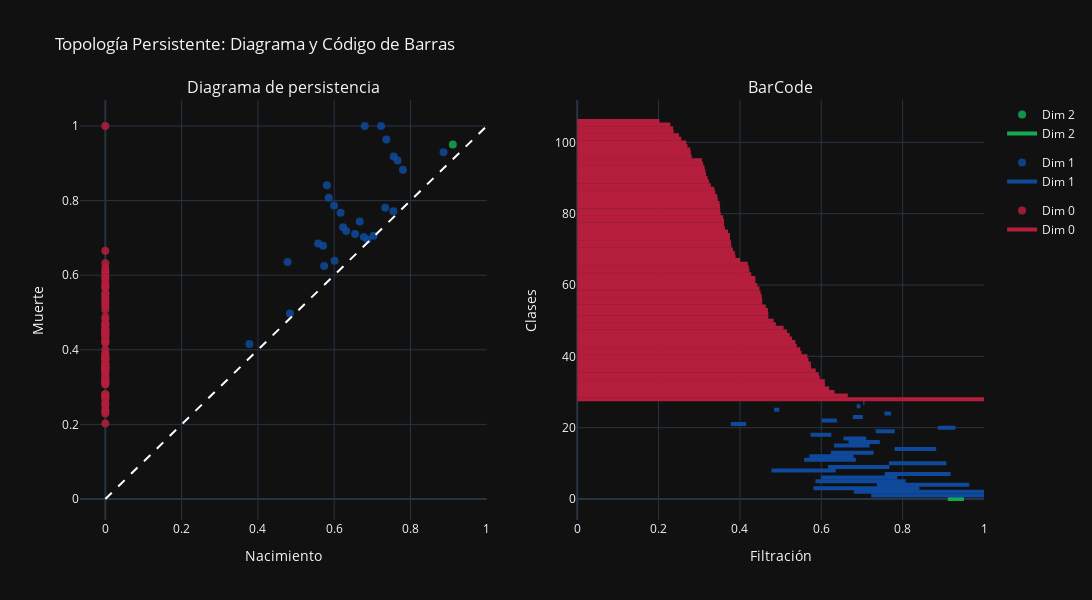

Notebook cell for this chart:
### Code cell
import gudhi as gd
import plotly.graph_objects as go
from plotly.subplots import make_subplots

def persistence_plots_plotly(distance_matrix):
    # Crear complejo de Rips
    max_edge_length=1
    rips_complex = gd.RipsComplex(distance_matrix=distance_matrix, max_edge_length=max_edge_length)
    simplex_tree = rips_complex.create_simplex_tree(max_dimension=3)
    simplex_tree.compute_persistence()
    diag = simplex_tree.persistence()

    # Extraer datos por dimensión
    dims = {}
    for dim, (birth, death) in diag:
        if death == float('inf'):
            death =max_edge_length
        if dim not in dims:
            dims[dim] = []
        dims[dim].append((birth, death))

    # Colores estilo requerido
    color_map = {
        0: "#b41e3c",
        1: "#0f499b",
        2: "#15a852"
    }

    # Crear subplots
    fig = make_subplots(
        rows=1, cols=2,
        subplot_titles=("Diagrama de persistencia", "BarCode"),
        shared_yaxes=False
    )

    # Diagrama de persistencia (subplot 1)
    for dim, pairs in dims.items():
        births, deaths = zip(*pairs)
        fig.add_trace(
            go.Scatter(
                x=births,
                y=deaths,
                mode='markers',
                name=f"Dim {dim}",
                marker=dict(size=8, opacity=0.85, color=color_map.get(dim, 'gray')),
                legendgroup=f"dim{dim}"
            ),
            row=1, col=1
        )
    # Línea y = x
    fig.add_trace(
        go.Scatter(
            x=[0, max_edge_length],
            y=[0, max_edge_length],
            mode='lines',
            line=dict(dash='dash', color='white'),
            showlegend=False
        ),
        row=1, col=1
    )

    # Código de barras (subplot 2)
    y_offset = 0
    y_labels = []
    for dim, pairs in dims.items():
        color = color_map.get(dim, 'gray')
        for i, (birth, death) in enumerate(pairs):
            y_pos = y_offset + i
            label = f"Dim {dim} - {i}"
            y_labels.append(label)
            fig.add_trace(
                go.Scatter(
                    x=[birth, death],
                    y=[y_pos, y_pos],
                    mode="lines",
                    line=dict(width=4, color=color),
                    name=f"Dim {dim}",
                    legendgroup=f"dim{dim}",
                    showlegend=(i == 0)
                ),
                row=1, col=2
            )
        y_offset += len(pairs)

    # Ejes
    fig.update_xaxes(title_text="Nacimiento", row=1, col=1)
    fig.update_yaxes(title_text="Muerte", row=1, col=1)
    fig.update_xaxes(title_text="Filtración", row=1, col=2)
    fig.update_yaxes(
        title_text="Clases",
        tickmode='array',
        row=1, col=2
    )

    # Layout general
    fig.update_layout(
        title_text="Topología Persistente: Diagrama y Código de Barras",
        width=1100,
        height=600,
        showlegend=True,
        template="plotly_dark"
    )

    return fig

# Mostrar figura
fig = persistence_plots_plotly(df_dist.values)
fig.show()

### Figure 1 — Plotly figure (JSON) as saved in the notebook; plotly's stock layout.template omitted (floating-point values rounded to 4 significant figures)
{"data": [{"legendgroup": "dim2", "marker": {"color": "#15a852", "opacity": 0.85, "size": 8}, "mode": "markers", "name": "Dim 2", "type": "scatter", "x": [0.911], "xaxis": "x", "y": [0.9507], "yaxis": "y"}, {"legendgroup": "dim1", "marker": {"color": "#0f499b", "opacity": 0.85, "size": 8}, "mode": "markers", "name": "Dim 1", "type": "scatter", "x": [0.7228, 0.6801, 0.5808, 0.7366, 0.5856, 0.5997, 0.756, 0.4776, 0.6167, 0.7662, 0.5578, 0.5708, 0.6234, 0.7802, 0.6315, 0.6668, 0.6547, 0.5736, 0.7337, 0.8866, 0.3776, 0.6008, 0.6776, 0.7552, 0.4839, 0.687, 0.703], "xaxis": "x", "y": [1, 1, 0.8412, 0.9638, 0.8075, 0.7871, 0.9179, 0.6356, 0.7675, 0.9075, 0.685, 0.6792, 0.7286, 0.8824, 0.7188, 0.744, 0.7104, 0.6248, 0.7806, 0.9298, 0.4155, 0.6387, 0.7023, 0.7717, 0.4971, 0.6959, 0.7061], "yaxis": "y"}, {"legendgroup": "dim0", "marker": {"color": "#b41e3c", "opacity": 0.85, "size": 8}, "mode": "markers", "name": "Dim 0", "type": "scatter", "x": [0, 0, 0, 0, 0, 0, 0, 0, 0, 0, 0, 0, 0, 0, 0, 0, 0, 0, 0, 0, 0, 0, 0, 0, 0, 0, 0, 0, 0, 0, 0, 0, 0, 0, 0, 0, 0, 0, 0, 0, 0, 0, 0, 0, 0, 0, 0, 0, 0, 0, 0, 0, 0, 0, 0, 0, 0, 0, 0, 0, 0, 0, 0, 0, 0, 0, 0, 0, 0, 0, 0, 0, 0, 0, 0, 0, 0, 0, 0], "xaxis": "x", "y": [1, 0.6652, 0.6324, 0.6194, 0.609, 0.6088, 0.5962, 0.594, 0.5864, 0.575, 0.5744, 0.5685, 0.5658, 0.5516, 0.5482, 0.5397, 0.5361, 0.528, 0.5226, 0.5158, 0.5073, 0.4884, 0.4828, 0.4699, 0.4698, 0.4687, 0.4635, 0.4549, 0.4547, 0.4533, 0.4507, 0.448, 0.4427, 0.4381, 0.4379, 0.428, 0.4236, 0.4216, 0.4192, 0.4005, 0.3893, 0.3874, 0.3828, 0.379, 0.3782, 0.3756, 0.3754, 0.3708, 0.363, 0.361, 0.3608, 0.3588, 0.3529, 0.3515, 0.3514, 0.3501, 0.3458, 0.3442, 0.3395, 0.3371, 0.3287, 0.3242, 0.3202, 0.3166, 0.3151, 0.3131, 0.3097, 0.3067, 0.2816, 0.2792, 0.278, 0.2709, 0.268, 0.2559, 0.2503, 0.237, 0.236, 0.2289, 0.2021], "yaxis": "y"}, {"line": {"color": "white", "dash": "dash"}, "mode": "lines", "showlegend": false, "type": "scatter", "x": [0, 1], "xaxis": "x", "y": [0, 1], "yaxis": "y"}, {"legendgroup": "dim2", "line": {"color": "#15a852", "width": 4}, "mode": "lines", "name": "Dim 2", "showlegend": true, "type": "scatter", "x": [0.911, 0.9507], "xaxis": "x2", "y": [0, 0], "yaxis": "y2"}, {"legendgroup": "dim1", "line": {"color": "#0f499b", "width": 4}, "mode": "lines", "name": "Dim 1", "showlegend": true, "type": "scatter", "x": [0.7228, 1], "xaxis": "x2", "y": [1, 1], "yaxis": "y2"}, {"legendgroup": "dim1", "line": {"color": "#0f499b", "width": 4}, "mode": "lines", "name": "Dim 1", "showlegend": false, "type": "scatter", "x": [0.6801, 1], "xaxis": "x2", "y": [2, 2], "yaxis": "y2"}, {"legendgroup": "dim1", "line": {"color": "#0f499b", "width": 4}, "mode": "lines", "name": "Dim 1", "showlegend": false, "type": "scatter", "x": [0.5808, 0.8412], "xaxis": "x2", "y": [3, 3], "yaxis": "y2"}, {"legendgroup": "dim1", "line": {"color": "#0f499b", "width": 4}, "mode": "lines", "name": "Dim 1", "showlegend": false, "type": "scatter", "x": [0.7366, 0.9638], "xaxis": "x2", "y": [4, 4], "yaxis": "y2"}, {"legendgroup": "dim1", "line": {"color": "#0f499b", "width": 4}, "mode": "lines", "name": "Dim 1", "showlegend": false, "type": "scatter", "x": [0.5856, 0.8075], "xaxis": "x2", "y": [5, 5], "yaxis": "y2"}, {"legendgroup": "dim1", "line": {"color": "#0f499b", "width": 4}, "mode": "lines", "name": "Dim 1", "showlegend": false, "type": "scatter", "x": [0.5997, 0.7871], "xaxis": "x2", "y": [6, 6], "yaxis": "y2"}, {"legendgroup": "dim1", "line": {"color": "#0f499b", "width": 4}, "mode": "lines", "name": "Dim 1", "showlegend": false, "type": "scatter", "x": [0.756, 0.9179], "xaxis": "x2", "y": [7, 7], "yaxis": "y2"}, {"legendgroup": "dim1", "line": {"color": "#0f499b", "width": 4}, "mode": "lines", "name": "Dim 1", "showlegend": false, "type": "scatter", "x": [0.4776, 0.6356], "xaxis": "x2", "y": [8, 8], "yaxis": "y2"}, {"legendgroup": "dim1", "line": {"color": "#0f499b", "width": 4}, "mode": "lines", "name": "Dim 1", "showlegend": false, "type": "scatter", "x": [0.6167, 0.7675], "xaxis": "x2", "y": [9, 9], "yaxis": "y2"}, {"legendgroup": "dim1", "line": {"color": "#0f499b", "width": 4}, "mode": "lines", "name": "Dim 1", "showlegend": false, "type": "scatter", "x": [0.7662, 0.9075], "xaxis": "x2", "y": [10, 10], "yaxis": "y2"}, {"legendgroup": "dim1", "line": {"color": "#0f499b", "width": 4}, "mode": "lines", "name": "Dim 1", "showlegend": false, "type": "scatter", "x": [0.5578, 0.685], "xaxis": "x2", "y": [11, 11], "yaxis": "y2"}, {"legendgroup": "dim1", "line": {"color": "#0f499b", "width": 4}, "mode": "lines", "name": "Dim 1", "showlegend": false, "type": "scatter", "x": [0.5708, 0.6792], "xaxis": "x2", "y": [12, 12], "yaxis": "y2"}, {"legendgroup": "dim1", "line": {"color": "#0f499b", "width": 4}, "mode": "lines", "name": "Dim 1", "showlegend": false, "type": "scatter", "x": [0.6234, 0.7286], "xaxis": "x2", "y": [13, 13], "yaxis": "y2"}, {"legendgroup": "dim1", "line": {"color": "#0f499b", "width": 4}, "mode": "lines", "name": "Dim 1", "showlegend": false, "type": "scatter", "x": [0.7802, 0.8824], "xaxis": "x2", "y": [14, 14], "yaxis": "y2"}, {"legendgroup": "dim1", "line": {"color": "#0f499b", "width": 4}, "mode": "lines", "name": "Dim 1", "showlegend": false, "type": "scatter", "x": [0.6315, 0.7188], "xaxis": "x2", "y": [15, 15], "yaxis": "y2"}, {"legendgroup": "dim1", "line": {"color": "#0f499b", "width": 4}, "mode": "lines", "name": "Dim 1", "showlegend": false, "type": "scatter", "x": [0.6668, 0.744], "xaxis": "x2", "y": [16, 16], "yaxis": "y2"}, {"legendgroup": "dim1", "line": {"color": "#0f499b", "width": 4}, "mode": "lines", "name": "Dim 1", "showlegend": false, "type": "scatter", "x": [0.6547, 0.7104], "xaxis": "x2", "y": [17, 17], "yaxis": "y2"}, {"legendgroup": "dim1", "line": {"color": "#0f499b", "width": 4}, "mode": "lines", "name": "Dim 1", "showlegend": false, "type": "scatter", "x": [0.5736, 0.6248], "xaxis": "x2", "y": [18, 18], "yaxis": "y2"}, {"legendgroup": "dim1", "line": {"color": "#0f499b", "width": 4}, "mode": "lines", "name": "Dim 1", "showlegend": false, "type": "scatter", "x": [0.7337, 0.7806], "xaxis": "x2", "y": [19, 19], "yaxis": "y2"}, {"legendgroup": "dim1", "line": {"color": "#0f499b", "width": 4}, "mode": "lines", "name": "Dim 1", "showlegend": false, "type": "scatter", "x": [0.8866, 0.9298], "xaxis": "x2", "y": [20, 20], "yaxis": "y2"}, {"legendgroup": "dim1", "line": {"color": "#0f499b", "width": 4}, "mode": "lines", "name": "Dim 1", "showlegend": false, "type": "scatter", "x": [0.3776, 0.4155], "xaxis": "x2", "y": [21, 21], "yaxis": "y2"}, {"legendgroup": "dim1", "line": {"color": "#0f499b", "width": 4}, "mode": "lines", "name": "Dim 1", "showlegend": false, "type": "scatter", "x": [0.6008, 0.6387], "xaxis": "x2", "y": [22, 22], "yaxis": "y2"}, {"legendgroup": "dim1", "line": {"color": "#0f499b", "width": 4}, "mode": "lines", "name": "Dim 1", "showlegend": false, "type": "scatter", "x": [0.6776, 0.7023], "xaxis": "x2", "y": [23, 23], "yaxis": "y2"}, {"legendgroup": "dim1", "line": {"color": "#0f499b", "width": 4}, "mode": "lines", "name": "Dim 1", "showlegend": false, "type": "scatter", "x": [0.7552, 0.7717], "xaxis": "x2", "y": [24, 24], "yaxis": "y2"}, {"legendgroup": "dim1", "line": {"color": "#0f499b", "width": 4}, "mode": "lines", "name": "Dim 1", "showlegend": false, "type": "scatter", "x": [0.4839, 0.4971], "xaxis": "x2", "y": [25, 25], "yaxis": "y2"}, {"legendgroup": "dim1", "line": {"color": "#0f499b", "width": 4}, "mode": "lines", "name": "Dim 1", "showlegend": false, "type": "scatter", "x": [0.687, 0.6959], "xaxis": "x2", "y": [26, 26], "yaxis": "y2"}, {"legendgroup": "dim1", "line": {"color": "#0f499b", "width": 4}, "mode": "lines", "name": "Dim 1", "showlegend": false, "type": "scatter", "x": [0.703, 0.7061], "xaxis": "x2", "y": [27, 27], "yaxis": "y2"}, {"legendgroup": "dim0", "line": {"color": "#b41e3c", "width": 4}, "mode": "lines", "name": "Dim 0", "showlegend": true, "type": "scatter", "x": [0, 1], "xaxis": "x2", "y": [28, 28], "yaxis": "y2"}, {"legendgroup": "dim0", "line": {"color": "#b41e3c", "width": 4}, "mode": "lines", "name": "Dim 0", "showlegend": false, "type": "scatter", "x": [0, 0.6652], "xaxis": "x2", "y": [29, 29], "yaxis": "y2"}, {"legendgroup": "dim0", "line": {"color": "#b41e3c", "width": 4}, "mode": "lines", "name": "Dim 0", "showlegend": false, "type": "scatter", "x": [0, 0.6324], "xaxis": "x2", "y": [30, 30], "yaxis": "y2"}, {"legendgroup": "dim0", "line": {"color": "#b41e3c", "width": 4}, "mode": "lines", "name": "Dim 0", "showlegend": false, "type": "scatter", "x": [0, 0.6194], "xaxis": "x2", "y": [31, 31], "yaxis": "y2"}, {"legendgroup": "dim0", "line": {"color": "#b41e3c", "width": 4}, "mode": "lines", "name": "Dim 0", "showlegend": false, "type": "scatter", "x": [0, 0.609], "xaxis": "x2", "y": [32, 32], "yaxis": "y2"}, {"legendgroup": "dim0", "line": {"color": "#b41e3c", "width": 4}, "mode": "lines", "name": "Dim 0", "showlegend": false, "type": "scatter", "x": [0, 0.6088], "xaxis": "x2", "y": [33, 33], "yaxis": "y2"}, {"legendgroup": "dim0", "line": {"color": "#b41e3c", "width": 4}, "mode": "lines", "name": "Dim 0", "showlegend": false, "type": "scatter", "x": [0, 0.5962], "xaxis": "x2", "y": [34, 34], "yaxis": "y2"}, {"legendgroup": "dim0", "line": {"color": "#b41e3c", "width": 4}, "mode": "lines", "name": "Dim 0", "showlegend": false, "type": "scatter", "x": [0, 0.594], "xaxis": "x2", "y": [35, 35], "yaxis": "y2"}, {"legendgroup": "dim0", "line": {"color": "#b41e3c", "width": 4}, "mode": "lines", "name": "Dim 0", "showlegend": false, "type": "scatter", "x": [0, 0.5864], "xaxis": "x2", "y": [36, 36], "yaxis": "y2"}, {"legendgroup": "dim0", "line": {"color": "#b41e3c", "width": 4}, "mode": "lines", "name": "Dim 0", "showlegend": false, "type": "scatter", "x": [0, 0.575], "xaxis": "x2", "y": [37, 37], "yaxis": "y2"}, {"legendgroup": "dim0", "line": {"color": "#b41e3c", "width": 4}, "mode": "lines", "name": "Dim 0", "showlegend": false, "type": "scatter", "x": [0, 0.5744], "xaxis": "x2", "y": [38, 38], "yaxis": "y2"}, {"legendgroup": "dim0", "line": {"color": "#b41e3c", "width": 4}, "mode": "lines", "name": "Dim 0", "showlegend": false, "type": "scatter", "x": [0, 0.5685], "xaxis": "x2", "y": [39, 39], "yaxis": "y2"}, {"legendgroup": "dim0", "line": {"color": "#b41e3c", "width": 4}, "mode": "lines", "name": "Dim 0", "showlegend": false, "type": "scatter", "x": [0, 0.5658], "xaxis": "x2", "y": [40, 40], "yaxis": "y2"}, {"legendgroup": "dim0", "line": {"color": "#b41e3c", "width": 4}, "mode": "lines", "name": "Dim 0", "showlegend": false, "type": "scatter", "x": [0, 0.5516], "xaxis": "x2", "y": [41, 41], "yaxis": "y2"}, {"legendgroup": "dim0", "line": {"color": "#b41e3c", "width": 4}, "mode": "lines", "name": "Dim 0", "showlegend": false, "type": "scatter", "x": [0, 0.5482], "xaxis": "x2", "y": [42, 42], "yaxis": "y2"}, {"legendgroup": "dim0", "line": {"color": "#b41e3c", "width": 4}, "mode": "lines", "name": "Dim 0", "showlegend": false, "type": "scatter", "x": [0, 0.5397], "xaxis": "x2", "y": [43, 43], "yaxis": "y2"}, {"legendgroup": "dim0", "line": {"color": "#b41e3c", "width": 4}, "mode": "lines", "name": "Dim 0", "showlegend": false, "type": "scatter", "x": [0, 0.5361], "xaxis": "x2", "y": [44, 44], "yaxis": "y2"}, {"legendgroup": "dim0", "line": {"color": "#b41e3c", "width": 4}, "mode": "lines", "name": "Dim 0", "showlegend": false, "type": "scatter", "x": [0, 0.528], "xaxis": "x2", "y": [45, 45], "yaxis": "y2"}, {"legendgroup": "dim0", "line": {"color": "#b41e3c", "width": 4}, "mode": "lines", "name": "Dim 0", "showlegend": false, "type": "scatter", "x": [0, 0.5226], "xaxis": "x2", "y": [46, 46], "yaxis": "y2"}, {"legendgroup": "dim0", "line": {"color": "#b41e3c", "width": 4}, "mode": "lines", "name": "Dim 0", "showlegend": false, "type": "scatter", "x": [0, 0.5158], "xaxis": "x2", "y": [47, 47], "yaxis": "y2"}, {"legendgroup": "dim0", "line": {"color": "#b41e3c", "width": 4}, "mode": "lines", "name": "Dim 0", "showlegend": false, "type": "scatter", "x": [0, 0.5073], "xaxis": "x2", "y": [48, 48], "yaxis": "y2"}, {"legendgroup": "dim0", "line": {"color": "#b41e3c", "width": 4}, "mode": "lines", "name": "Dim 0", "showlegend": false, "type": "scatter", "x": [0, 0.4884], "xaxis": "x2", "y": [49, 49], "yaxis": "y2"}, {"legendgroup": "dim0", "line": {"color": "#b41e3c", "width": 4}, "mode": "lines", "name": "Dim 0", "showlegend": false, "type": "scatter", "x": [0, 0.4828], "xaxis": "x2", "y": [50, 50], "yaxis": "y2"}, {"legendgroup": "dim0", "line": {"color": "#b41e3c", "width": 4}, "mode": "lines", "name": "Dim 0", "showlegend": false, "type": "scatter", "x": [0, 0.4699], "xaxis": "x2", "y": [51, 51], "yaxis": "y2"}, {"legendgroup": "dim0", "line": {"color": "#b41e3c", "width": 4}, "mode": "lines", "name": "Dim 0", "showlegend": false, "type": "scatter", "x": [0, 0.4698], "xaxis": "x2", "y": [52, 52], "yaxis": "y2"}, {"legendgroup": "dim0", "line": {"color": "#b41e3c", "width": 4}, "mode": "lines", "name": "Dim 0", "showlegend": false, "type": "scatter", "x": [0, 0.4687], "xaxis": "x2", "y": [53, 53], "yaxis": "y2"}, {"legendgroup": "dim0", "line": {"color": "#b41e3c", "width": 4}, "mode": "lines", "name": "Dim 0", "showlegend": false, "type": "scatter", "x": [0, 0.4635], "xaxis": "x2", "y": [54, 54], "yaxis": "y2"}, {"legendgroup": "dim0", "line": {"color": "#b41e3c", "width": 4}, "mode": "lines", "name": "Dim 0", "showlegend": false, "type": "scatter", "x": [0, 0.4549], "xaxis": "x2", "y": [55, 55], "yaxis": "y2"}, {"legendgroup": "dim0", "line": {"color": "#b41e3c", "width": 4}, "mode": "lines", "name": "Dim 0", "showlegend": false, "type": "scatter", "x": [0, 0.4547], "xaxis": "x2", "y": [56, 56], "yaxis": "y2"}, {"legendgroup": "dim0", "line": {"color": "#b41e3c", "width": 4}, "mode": "lines", "name": "Dim 0", "showlegend": false, "type": "scatter", "x": [0, 0.4533], "xaxis": "x2", "y": [57, 57], "yaxis": "y2"}, {"legendgroup": "dim0", "line": {"color": "#b41e3c", "width": 4}, "mode": "lines", "name": "Dim 0", "showlegend": false, "type": "scatter", "x": [0, 0.4507], "xaxis": "x2", "y": [58, 58], "yaxis": "y2"}, {"legendgroup": "dim0", "line": {"color": "#b41e3c", "width": 4}, "mode": "lines", "name": "Dim 0", "showlegend": false, "type": "scatter", "x": [0, 0.448], "xaxis": "x2", "y": [59, 59], "yaxis": "y2"}, {"legendgroup": "dim0", "line": {"color": "#b41e3c", "width": 4}, "mode": "lines", "name": "Dim 0", "showlegend": false, "type": "scatter", "x": [0, 0.4427], "xaxis": "x2", "y": [60, 60], "yaxis": "y2"}, {"legendgroup": "dim0", "line": {"color": "#b41e3c", "width": 4}, "mode": "lines", "name": "Dim 0", "showlegend": false, "type": "scatter", "x": [0, 0.4381], "xaxis": "x2", "y": [61, 61], "yaxis": "y2"}, {"legendgroup": "dim0", "line": {"color": "#b41e3c", "width": 4}, "mode": "lines", "name": "Dim 0", "showlegend": false, "type": "scatter", "x": [0, 0.4379], "xaxis": "x2", "y": [62, 62], "yaxis": "y2"}, {"legendgroup": "dim0", "line": {"color": "#b41e3c", "width": 4}, "mode": "lines", "name": "Dim 0", "showlegend": false, "type": "scatter", "x": [0, 0.428], "xaxis": "x2", "y": [63, 63], "yaxis": "y2"}, {"legendgroup": "dim0", "line": {"color": "#b41e3c", "width": 4}, "mode": "lines", "name": "Dim 0", "showlegend": false, "type": "scatter", "x": [0, 0.4236], "xaxis": "x2", "y": [64, 64], "yaxis": "y2"}, {"legendgroup": "dim0", "line": {"color": "#b41e3c", "width": 4}, "mode": "lines", "name": "Dim 0", "showlegend": false, "type": "scatter", "x": [0, 0.4216], "xaxis": "x2", "y": [65, 65], "yaxis": "y2"}, {"legendgroup": "dim0", "line": {"color": "#b41e3c", "width": 4}, "mode": "lines", "name": "Dim 0", "showlegend": false, "type": "scatter", "x": [0, 0.4192], "xaxis": "x2", "y": [66, 66], "yaxis": "y2"}, {"legendgroup": "dim0", "line": {"color": "#b41e3c", "width": 4}, "mode": "lines", "name": "Dim 0", "showlegend": false, "type": "scatter", "x": [0, 0.4005], "xaxis": "x2", "y": [67, 67], "yaxis": "y2"}, {"legendgroup": "dim0", "line": {"color": "#b41e3c", "width": 4}, "mode": "lines", "name": "Dim 0", "showlegend": false, "type": "scatter", "x": [0, 0.3893], "xaxis": "x2", "y": [68, 68], "yaxis": "y2"}, {"legendgroup": "dim0", "line": {"color": "#b41e3c", "width": 4}, "mode": "lines", "name": "Dim 0", "showlegend": false, "type": "scatter", "x": [0, 0.3874], "xaxis": "x2", "y": [69, 69], "yaxis": "y2"}, {"legendgroup": "dim0", "line": {"color": "#b41e3c", "width": 4}, "mode": "lines", "name": "Dim 0", "showlegend": false, "type": "scatter", "x": [0, 0.3828], "xaxis": "x2", "y": [70, 70], "yaxis": "y2"}, {"legendgroup": "dim0", "line": {"color": "#b41e3c", "width": 4}, "mode": "lines", "name": "Dim 0", "showlegend": false, "type": "scatter", "x": [0, 0.379], "xaxis": "x2", "y": [71, 71], "yaxis": "y2"}, {"legendgroup": "dim0", "line": {"color": "#b41e3c", "width": 4}, "mode": "lines", "name": "Dim 0", "showlegend": false, "type": "scatter", "x": [0, 0.3782], "xaxis": "x2", "y": [72, 72], "yaxis": "y2"}, {"legendgroup": "dim0", "line": {"color": "#b41e3c", "width": 4}, "mode": "lines", "name": "Dim 0", "showlegend": false, "type": "scatter", "x": [0, 0.3756], "xaxis": "x2", "y": [73, 73], "yaxis": "y2"}, {"legendgroup": "dim0", "line": {"color": "#b41e3c", "width": 4}, "mode": "lines", "name": "Dim 0", "showlegend": false, "type": "scatter", "x": [0, 0.3754], "xaxis": "x2", "y": [74, 74], "yaxis": "y2"}, {"legendgroup": "dim0", "line": {"color": "#b41e3c", "width": 4}, "mode": "lines", "name": "Dim 0", "showlegend": false, "type": "scatter", "x": [0, 0.3708], "xaxis": "x2", "y": [75, 75], "yaxis": "y2"}, {"legendgroup": "dim0", "line": {"color": "#b41e3c", "width": 4}, "mode": "lines", "name": "Dim 0", "showlegend": false, "type": "scatter", "x": [0, 0.363], "xaxis": "x2", "y": [76, 76], "yaxis": "y2"}, {"legendgroup": "dim0", "line": {"color": "#b41e3c", "width": 4}, "mode": "lines", "name": "Dim 0", "showlegend": false, "type": "scatter", "x": [0, 0.361], "xaxis": "x2", "y": [77, 77], "yaxis": "y2"}, {"legendgroup": "dim0", "line": {"color": "#b41e3c", "width": 4}, "mode": "lines", "name": "Dim 0", "showlegend": false, "type": "scatter", "x": [0, 0.3608], "xaxis": "x2", "y": [78, 78], "yaxis": "y2"}, {"legendgroup": "dim0", "line": {"color": "#b41e3c", "width": 4}, "mode": "lines", "name": "Dim 0", "showlegend": false, "type": "scatter", "x": [0, 0.3588], "xaxis": "x2", "y": [79, 79], "yaxis": "y2"}, {"legendgroup": "dim0", "line": {"color": "#b41e3c", "width": 4}, "mode": "lines", "name": "Dim 0", "showlegend": false, "type": "scatter", "x": [0, 0.3529], "xaxis": "x2", "y": [80, 80], "yaxis": "y2"}, {"legendgroup": "dim0", "line": {"color": "#b41e3c", "width": 4}, "mode": "lines", "name": "Dim 0", "showlegend": false, "type": "scatter", "x": [0, 0.3515], "xaxis": "x2", "y": [81, 81], "yaxis": "y2"}, {"legendgroup": "dim0", "line": {"color": "#b41e3c", "width": 4}, "mode": "lines", "name": "Dim 0", "showlegend": false, "type": "scatter", "x": [0, 0.3514], "xaxis": "x2", "y": [82, 82], "yaxis": "y2"}, {"legendgroup": "dim0", "line": {"color": "#b41e3c", "width": 4}, "mode": "lines", "name": "Dim 0", "showlegend": false, "type": "scatter", "x": [0, 0.3501], "xaxis": "x2", "y": [83, 83], "yaxis": "y2"}, {"legendgroup": "dim0", "line": {"color": "#b41e3c", "width": 4}, "mode": "lines", "name": "Dim 0", "showlegend": false, "type": "scatter", "x": [0, 0.3458], "xaxis": "x2", "y": [84, 84], "yaxis": "y2"}, {"legendgroup": "dim0", "line": {"color": "#b41e3c", "width": 4}, "mode": "lines", "name": "Dim 0", "showlegend": false, "type": "scatter", "x": [0, 0.3442], "xaxis": "x2", "y": [85, 85], "yaxis": "y2"}, {"legendgroup": "dim0", "line": {"color": "#b41e3c", "width": 4}, "mode": "lines", "name": "Dim 0", "showlegend": false, "type": "scatter", "x": [0, 0.3395], "xaxis": "x2", "y": [86, 86], "yaxis": "y2"}, {"legendgroup": "dim0", "line": {"color": "#b41e3c", "width": 4}, "mode": "lines", "name": "Dim 0", "showlegend": false, "type": "scatter", "x": [0, 0.3371], "xaxis": "x2", "y": [87, 87], "yaxis": "y2"}, {"legendgroup": "dim0", "line": {"color": "#b41e3c", "width": 4}, "mode": "lines", "name": "Dim 0", "showlegend": false, "type": "scatter", "x": [0, 0.3287], "xaxis": "x2", "y": [88, 88], "yaxis": "y2"}, {"legendgroup": "dim0", "line": {"color": "#b41e3c", "width": 4}, "mode": "lines", "name": "Dim 0", "showlegend": false, "type": "scatter", "x": [0, 0.3242], "xaxis": "x2", "y": [89, 89], "yaxis": "y2"}, {"legendgroup": "dim0", "line": {"color": "#b41e3c", "width": 4}, "mode": "lines", "name": "Dim 0", "showlegend": false, "type": "scatter", "x": [0, 0.3202], "xaxis": "x2", "y": [90, 90], "yaxis": "y2"}, {"legendgroup": "dim0", "line": {"color": "#b41e3c", "width": 4}, "mode": "lines", "name": "Dim 0", "showlegend": false, "type": "scatter", "x": [0, 0.3166], "xaxis": "x2", "y": [91, 91], "yaxis": "y2"}, {"legendgroup": "dim0", "line": {"color": "#b41e3c", "width": 4}, "mode": "lines", "name": "Dim 0", "showlegend": false, "type": "scatter", "x": [0, 0.3151], "xaxis": "x2", "y": [92, 92], "yaxis": "y2"}, {"legendgroup": "dim0", "line": {"color": "#b41e3c", "width": 4}, "mode": "lines", "name": "Dim 0", "showlegend": false, "type": "scatter", "x": [0, 0.3131], "xaxis": "x2", "y": [93, 93], "yaxis": "y2"}, {"legendgroup": "dim0", "line": {"color": "#b41e3c", "width": 4}, "mode": "lines", "name": "Dim 0", "showlegend": false, "type": "scatter", "x": [0, 0.3097], "xaxis": "x2", "y": [94, 94], "yaxis": "y2"}, {"legendgroup": "dim0", "line": {"color": "#b41e3c", "width": 4}, "mode": "lines", "name": "Dim 0", "showlegend": false, "type": "scatter", "x": [0, 0.3067], "xaxis": "x2", "y": [95, 95], "yaxis": "y2"}, {"legendgroup": "dim0", "line": {"color": "#b41e3c", "width": 4}, "mode": "lines", "name": "Dim 0", "showlegend": false, "type": "scatter", "x": [0, 0.2816], "xaxis": "x2", "y": [96, 96], "yaxis": "y2"}, {"legendgroup": "dim0", "line": {"color": "#b41e3c", "width": 4}, "mode": "lines", "name": "Dim 0", "showlegend": false, "type": "scatter", "x": [0, 0.2792], "xaxis": "x2", "y": [97, 97], "yaxis": "y2"}, {"legendgroup": "dim0", "line": {"color": "#b41e3c", "width": 4}, "mode": "lines", "name": "Dim 0", "showlegend": false, "type": "scatter", "x": [0, 0.278], "xaxis": "x2", "y": [98, 98], "yaxis": "y2"}, {"legendgroup": "dim0", "line": {"color": "#b41e3c", "width": 4}, "mode": "lines", "name": "Dim 0", "showlegend": false, "type": "scatter", "x": [0, 0.2709], "xaxis": "x2", "y": [99, 99], "yaxis": "y2"}, {"legendgroup": "dim0", "line": {"color": "#b41e3c", "width": 4}, "mode": "lines", "name": "Dim 0", "showlegend": false, "type": "scatter", "x": [0, 0.268], "xaxis": "x2", "y": [100, 100], "yaxis": "y2"}, {"legendgroup": "dim0", "line": {"color": "#b41e3c", "width": 4}, "mode": "lines", "name": "Dim 0", "showlegend": false, "type": "scatter", "x": [0, 0.2559], "xaxis": "x2", "y": [101, 101], "yaxis": "y2"}, {"legendgroup": "dim0", "line": {"color": "#b41e3c", "width": 4}, "mode": "lines", "name": "Dim 0", "showlegend": false, "type": "scatter", "x": [0, 0.2503], "xaxis": "x2", "y": [102, 102], "yaxis": "y2"}, {"legendgroup": "dim0", "line": {"color": "#b41e3c", "width": 4}, "mode": "lines", "name": "Dim 0", "showlegend": false, "type": "scatter", "x": [0, 0.237], "xaxis": "x2", "y": [103, 103], "yaxis": "y2"}, {"legendgroup": "dim0", "line": {"color": "#b41e3c", "width": 4}, "mode": "lines", "name": "Dim 0", "showlegend": false, "type": "scatter", "x": [0, 0.236], "xaxis": "x2", "y": [104, 104], "yaxis": "y2"}, {"legendgroup": "dim0", "line": {"color": "#b41e3c", "width": 4}, "mode": "lines", "name": "Dim 0", "showlegend": false, "type": "scatter", "x": [0, 0.2289], "xaxis": "x2", "y": [105, 105], "yaxis": "y2"}, {"legendgroup": "dim0", "line": {"color": "#b41e3c", "width": 4}, "mode": "lines", "name": "Dim 0", "showlegend": false, "type": "scatter", "x": [0, 0.2021], "xaxis": "x2", "y": [106, 106], "yaxis": "y2"}], "layout": {"annotations": [{"font": {"size": 16}, "showarrow": false, "text": "Diagrama de persistencia", "x": 0.225, "xanchor": "center", "xref": "paper", "y": 1, "yanchor": "bottom", "yref": "paper"}, {"font": {"size": 16}, "showarrow": false, "text": "BarCode", "x": 0.775, "xanchor": "center", "xref": "paper", "y": 1, "yanchor": "bottom", "yref": "paper"}], "height": 600, "showlegend": true, "title": {"text": "Topología Persistente: Diagrama y Código de Barras"}, "width": 1100, "xaxis": {"anchor": "y", "domain": [0, 0.45], "title": {"text": "Nacimiento"}}, "xaxis2": {"anchor": "y2", "domain": [0.55, 1], "title": {"text": "Filtración"}}, "yaxis": {"anchor": "x", "domain": [0, 1], "title": {"text": "Muerte"}}, "yaxis2": {"anchor": "x2", "domain": [0, 1], "tickmode": "array", "title": {"text": "Clases"}}}}
